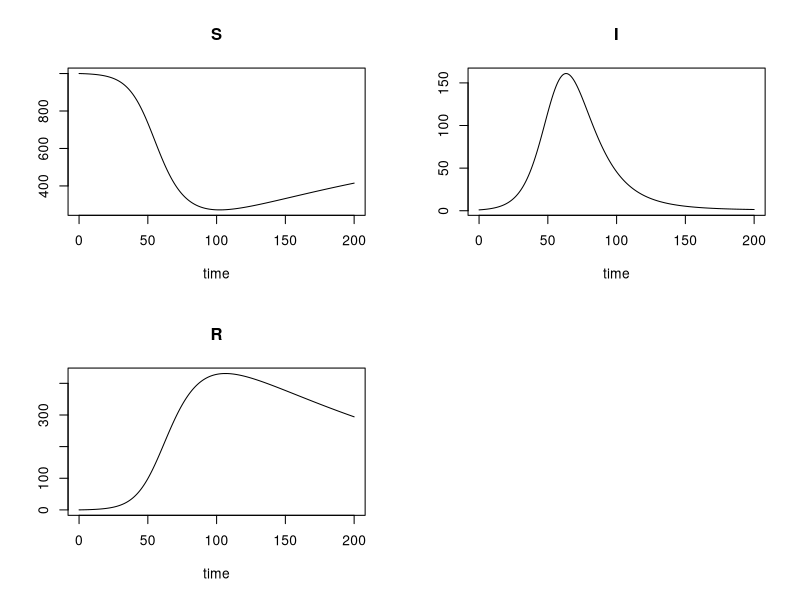

R code for this plot:
rm(list=ls())
library(deSolve)

#Define SIR model as function (later used in the ODE solver)
SIR_func <- function(t, SIR, P) {
  S <- SIR[1]
  I <- SIR[2]
  R <- SIR[3]
    dSdt <- -P$beta * I * S + P$gamma*R
    dIdt <- P$beta * I * S - P$rho * I - P$mu*I
    dRdt <- P$rho * I-P$gamma*R
    
  return(list(c(dSdt,dIdt,dRdt)))
}

SIR0 <- c(S=1000, I=1, R=0) #Inital conditions


#Parameters
#For Covid-19 recovery rate is 14 days => rho=1/14)
rho <- 1/14 

#R0 has been estimated to be between 1.5-3.5 (see slide)
R0<-3

#Beta can be computed from R0 (see slide)
beta <- rho*R0/SIR0[1]

#Collect parameter in P, including gamma assuming that resistance only last for 30 days (also test with 180 days)
# Also including some death rate that is high but still less than the recovery rate e.g. 0.035
# P <- list(beta=beta, rho=rho, gamma=1/30, mu=0)
P <- list(beta=beta, rho=rho, gamma=1/180, mu=0.035)


tt <- seq(0,200, by=1) #Set time values for the solver

#Run the solver and plot the results
result <- ode(y=SIR0, func=SIR_func, parms=P, times=tt)
plot(result)
